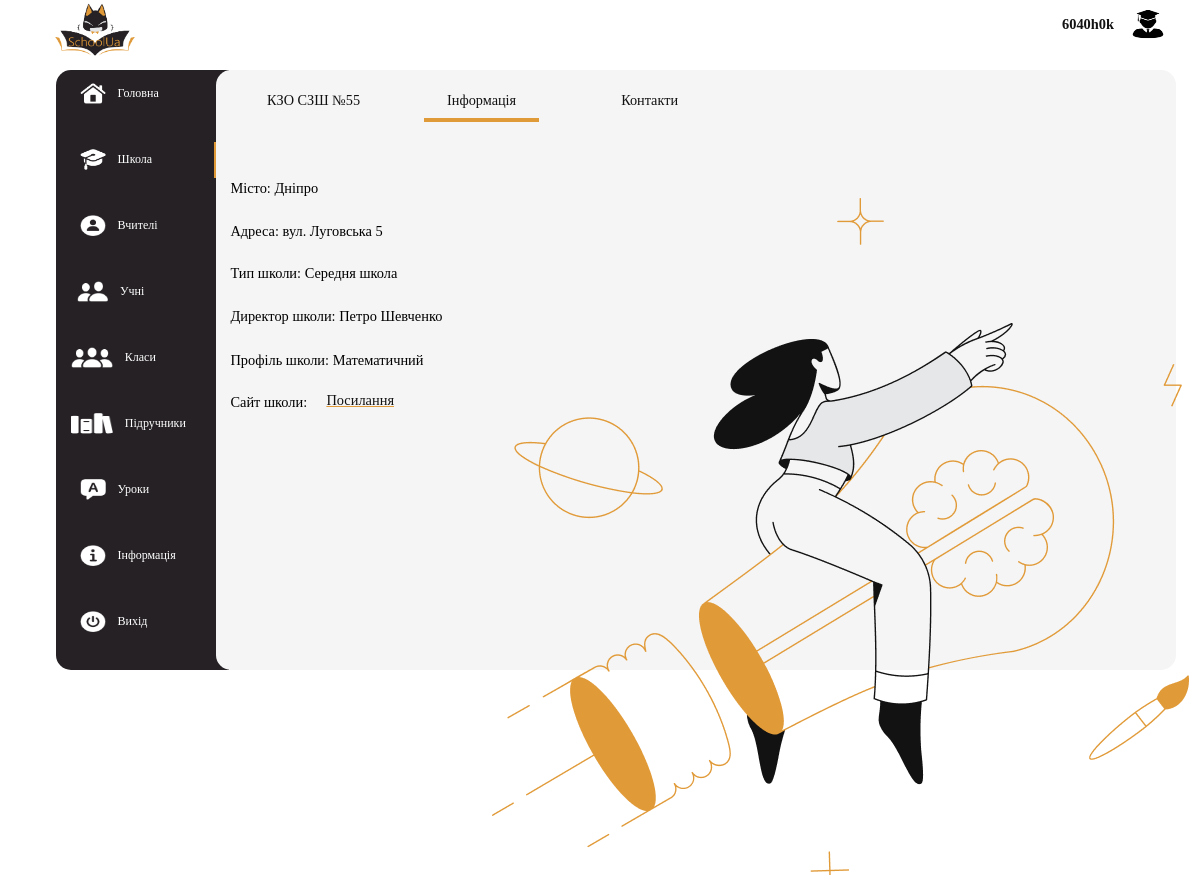
The page /school/19/info/ (signed in) on the database its author committed.
### MainApp/models.py (models this page shows)
class School(models.Model):
    title = models.CharField(max_length=255)
    number = models.IntegerField()
    town = models.CharField(max_length=255)
    clases = models.JSONField()
    lessons = models.JSONField()
    teachers = models.JSONField()
    class_form = models.JSONField()
    lesson_form = models.JSONField()
    password = models.CharField(max_length=255)
    login = models.CharField(max_length=255, default=' ')
    email = models.CharField(max_length=255, default=' ')
    adress = models.CharField(max_length=255, default='Не вказано')
    school_type = models.CharField(max_length=255, default='Не вказано')
    school_director = models.CharField(max_length=255, default='Не вказано')
    school_profil = models.CharField(max_length=255, default='Не вказано')
    school_site = models.CharField(max_length=255, default='none')
    school_phone = models.CharField(max_length=255, default='none')
    facebook = models.CharField(max_length=255, default='Не вказано')
    instagram = models.CharField(max_length=255, default='Не вказано')
    time_create = models.DateTimeField(auto_now_add = True)
    time_update = models.DateTimeField(auto_now= True)
    news_text1 = models.CharField(max_length=1000, default='На цьому місці ви можете дізнатися останні новини вашої школи')
    news_text2 = models.CharField(max_length=1000, default='А це на випадок якщо новин занадто багато')

### MainApp/views.py (the view, shortened to what this page needs)
# urls.py: path('school/<int:id>/info/', School_info.as_view(), name = "school_info"),
class School_info(TemplateView):
    template_name = "MainApp/school_info.html"
    def dispatch(self, request, id):
        tmp = buttons_menu(request, id)
        if tmp != None:
            return redirect(tmp)
        school = School.objects.get(pk = id)
        return render(request, self.template_name,
                context= {'school': school,
                            'select_menu':1, 'menu_school_select':2,'account':check_account(request, id)})

### MainApp/templates/MainApp/school_info.html (shortened to what this page needs)
{% extends 'MainApp/base.html' %}
{% load static %}
{% block content %}
<main class="base_main">
    <form action="" method="POST">
        <img class = 'school_info_image' src="{% static 'image/info_school.png' %}" alt="">
        <ul class='menu_school_ul'>
            <li class='menu_school_li'>
                {% if menu_school_select == 1 %}
                    <div class='menu_school_div menu_school_selected'>
                {% else %}
                    <div class='menu_school_div'>
                {% endif %}
                    <button class="menu_school_button" name = 'button_menu' value="1">{{school.title}}</button>
                </div>
            </li>
            <li class='menu_school_li'>
                {% if menu_school_select == 2 %}
                    <div class='menu_school_div menu_school_selected'>
                {% else %}
                    <div class='menu_school_div'>
                {% endif %}
                    <button class="menu_school_button" name = 'button_menu' value="2">Інформація</button>
                </div>
            </li>
            <li class='menu_school_li'>
                {% if menu_school_select == 3 %}
                    <div class='menu_school_div menu_school_selected'>
                {% else %}
                    <div class='menu_school_div'>
                {% endif %}
                    <button class="menu_school_button" name = 'button_menu' value="3">Контакти</button>
                </div>
            </li>
            <li>
                <p class="p_info_scholl_city">
                    Місто: {{school.town}}
                </p>
            </li>
            <li>
                <p class="p_info_scholl_adress">
                    Адреса: {{school.adress}}
                </p>
            </li>
            <li>
                <p class="p_info_scholl_type">
                    Тип школи: {{school.school_type}}
                </p>
            </li>
            <li>
                <p class="p_info_scholl_director">
                    Директор школи: {{school.school_director}}
                </p>
            </li>
            <li>
                <p class="p_info_scholl_profil">
                    Профіль школи: {{school.school_profil}}
                </p>
            </li>
            <li>
                <p class="p_info_scholl_site">
                    Сайт школи: <a class = 'site_school_a' href="{{school.school_site}}">Посилання</a>
                </p>
            </li>
        </ul>
    </form>
</main>
{% endblock %}

### MainApp/templates/MainApp/base.html (shortened to what this page needs)
{% load static %}
<!DOCTYPE html>
<html lang="en">
<head>
    <link rel="stylesheet" href="{% static 'base.css' %}" type="text/css">
    <link rel="stylesheet" href="{% static 'schools.css' %}" type="text/css">
    <link rel="stylesheet" href="{% static 'home.css' %}" type="text/css">
    <link rel="stylesheet" href="{% static 'auth.css' %}" type="text/css">
    <link rel="stylesheet" href="{% static 'school.css' %}" type="text/css">
    <link rel="stylesheet" href="{% static 'class.css' %}" type="text/css">
    <link rel="stylesheet" href="{% static 'schadult.css' %}" type="text/css">
    <link rel="stylesheet" href="{% static 'about_us.css' %}" type="text/css">
    <link rel="stylesheet" href="{% static 'about_site.css' %}" type="text/css">
    <link rel="stylesheet" href="{% static 'contacts.css' %}" type="text/css">
    <link rel="stylesheet" href="{% static 'student.css' %}" type="text/css">
    <link rel="stylesheet" href="{% static 'teacher.css' %}" type="text/css">
    <link rel="stylesheet" href="{% static 'school_contacts.css' %}" type="text/css">
    <link rel="stylesheet" href="{% static 'school_info.css' %}" type="text/css">
    <link rel="stylesheet" href="{% static 'marks.css' %}" type="text/css">
    </head>
    <body>
        {% block main-menu %}
        {% if request.user.is_authenticated %}
        <form action="" method="POST" class="account_form">
            <button class="account_button" name="account" value="{{account.value}}">{{account.name}}</button>
            <button class="account_button" name="account" value="{{account.value}}"><img class = 'account_img' src="{% static 'image/acc.png' %}" alt=""></button>
        </form>
        {% endif %}
        <img src="{% static 'image/logo.png' %}" class="logo" alt="">
        <nav class="menu">
          <ul class="menu_ul">
                {% if select_menu == 0 %}
                    <div class="menu_div_selected">
                {% else %}
                    <div class="menu_div">
                {% endif %}
                    <form action="" method="GET" class="menu_form">
                        <button class="menu_a" name='button_id_menu' value="1">
                            <li class="menu_li">
                                <span   class="menu_span">
                                    <img class="menu_icon" src="{% static 'image/home.png' %}" alt="">
                                    <p class="menu_text">Головна</p>
                                </span>
                            </li>
                        </button>
                    </form>
                    </div>
                {% if request.user.is_authenticated %}
                {% if select_menu == 1 %}
                    <div class="menu_div_selected">
                {% else %}
                    <div class="menu_div">
                {% endif %}
                    <form action="" method="GET" class="menu_form">
                        <button class="menu_a" name='button_id_menu' value="2">
                            <li class="menu_li">
                                <span   class="menu_span">
                                    <img class="menu_icon" src="{% static 'image/school.png' %}" alt="">
                                    {% if type_menu == 1 %}
                                    <p class="menu_text">Школи</p>
                                    {% else %}
                                    <p class="menu_text">Школа</p>
                                    {% endif %}
                                </span>
                            </li>
                        </button>
                    </form>
                    </div>
                {% endif %}
                {% if perms.MainApp.show_school %}
                    {% if select_menu == 2 %}
                        <div class="menu_div_selected">
                    {% else %}
                        <div class="menu_div">
                    {% endif %}
                        <form action="" method="GET" class="menu_form">
                            {% if type_menu == 1 %}
                            {% else %}
                            <button class="menu_a" name='button_id_menu' value="3">
                                <li class="menu_li">
                                    <span   class="menu_span">
                                            <img class="menu_icon" src="{% static 'image/teachers.png' %}" alt="">
                                            <p class="menu_text">Вчителі</p>
                                    </span>
                                </li>
                            </button>
                            {% endif %}
                        </form>
                        </div>
                {% endif %}
                {% if perms.MainApp.teacher or perms.MainApp.show_school %}
                    {% if select_menu == 3 %}
                        <div class="menu_div_selected">
                    {% else %}
                        <div class="menu_div">
                    {% endif %}
                    <form action="" method="GET" class="menu_form">
                        {% if type_menu == 1 %}
                        {% else %}
                        <button class="menu_a" name='button_id_menu' value="4">
                            <li class="menu_li">
                                <span   class="menu_span">
                                        <img class="menu_icon_pupils" src="{% static 'image/pupils.png' %}" alt="">
                                        <p class="menu_text">Учні</p>
                                </span>
                            </li>
                        </button>
                        {% endif %}
                    </form>
                    </div>
                {% endif %}
                {% if request.user.is_authenticated %}
                    {% if select_menu == 4 %}
                        <div class="menu_div_selected">
                    {% else %}
                        <div class="menu_div">
                    {% endif %}
                    <form action="" method="GET" class="menu_form">
                        {% if type_menu == 1 %}
                        {% else %}
                        <button class="menu_a" name='button_id_menu' value="5">
                            <li class="menu_li">
                                <span   class="menu_span">
                                        <img class="menu_icon_classes" src="{% static 'image/classes.png' %}" alt="">
                                        {% if perms.MainApp.view_student and not request.user.is_superuser %}
                                        <p class="menu_text">Клас</p>
                                        {% else %}
                                        <p class="menu_text">Класи</p>
                                        {% endif %}
                                </span>
                            </li>
                        </button>
                        {% endif %}
                    </form>
                    </div>
                {% endif %}
                {% if request.user.is_authenticated %}
                    {% if select_menu == 9 %}
                        <div class="menu_div_selected">
                    {% else %}
                        <div class="menu_div">
                    {% endif %}
                    <form action="" method="GET" class="menu_form">
                        {% if type_menu == 1 %}
                        {% else %}
                        <button class="menu_a" name='button_id_menu' value="9">
                            <li class="menu_li">
                                <span   class="menu_span">
                                        <img class="menu_icon_classes" src="{% static 'image/books.png' %}" alt="">
                                        <p class="menu_text">Підручники</p>
                                </span>
                            </li>
                        </button>
                        {% endif %}
                    </form>
                    </div>
                {% endif %}
                {% if perms.MainApp.teacher or perms.MainApp.show_school %}
                    {% if select_menu == 5 %}
                        <div class="menu_div_selected">
                    {% else %}
                        <div class="menu_div">
                    {% endif %}
                    <form action="" method="GET" class="menu_form">
                        {% if type_menu == 1 %}
                        {% else %}
                        <button class="menu_a" name='button_id_menu' value="6">
                            <li class="menu_li">
                                <span   class="menu_span">
                                        <img class="menu_icon" src="{% static 'image/lessons.png' %}" alt="">
                                        <p class="menu_text">Уроки</p>
                                </span>
                            </li>
                        </button>
                        {% endif %}
                    </form>
                        </div>
                {% endif %}
                {% if select_menu == 6 %}
                    <div class="menu_div_selected">
                {% else %}
                    <div class="menu_div">
                {% endif %}
                <form action="" method="GET" class="menu_form">
                    {% if type_menu == 1 and request.user.is_authenticated %}
                    {% else %}
                    <button class="menu_a" name='button_id_menu' value="7">
                        <li class="menu_li">
                            <span   class="menu_span">
                                    <img class="menu_icon" src="{% static 'image/info.png' %}" alt="">
                                    <p class="menu_text">Інформація</p>
                            </span>
                        </li>
                    </button>
                    {% endif %}
                </form>
                    </div>
                {% if select_menu == 7 %}
                    <div class="menu_div_selected">
                {% else %}
                    <div class="menu_div">
                {% endif %}
                <form action="" method="GET" class="menu_form">
                    <button class="menu_a" name='button_id_menu' value="8">
                        <li class="menu_li">
                            <span   class="menu_span">
                                    {% if request.user.is_authenticated %}
                                    <img class="menu_icon" src="{% static 'image/exit.png' %}" alt="">
                                    <p class="menu_text">Вихід</p>
                                    {% else %}
                                    <ion-icon class="menu_icon" name="enter-outline"></ion-icon>
                                        <p class="menu_text">Вхід</p>
                                    {% endif %}
                            </span>
                        </li>
                    </button>
                </form>
                    </div>
          </ul>
        </nav>
        {% endblock main-menu %}
        {% block content %}
        {% endblock %}
    </body>
</html>

### rows shown on the page
School: title "КЗО СЗШ №55", town "Дніпро", adress "вул. Луговська 5", school_type "Середня школа", school_director "Петро Шевченко", school_profil "Математичний"

### other values the page prints
{{ account.name }} "6040h0k"
